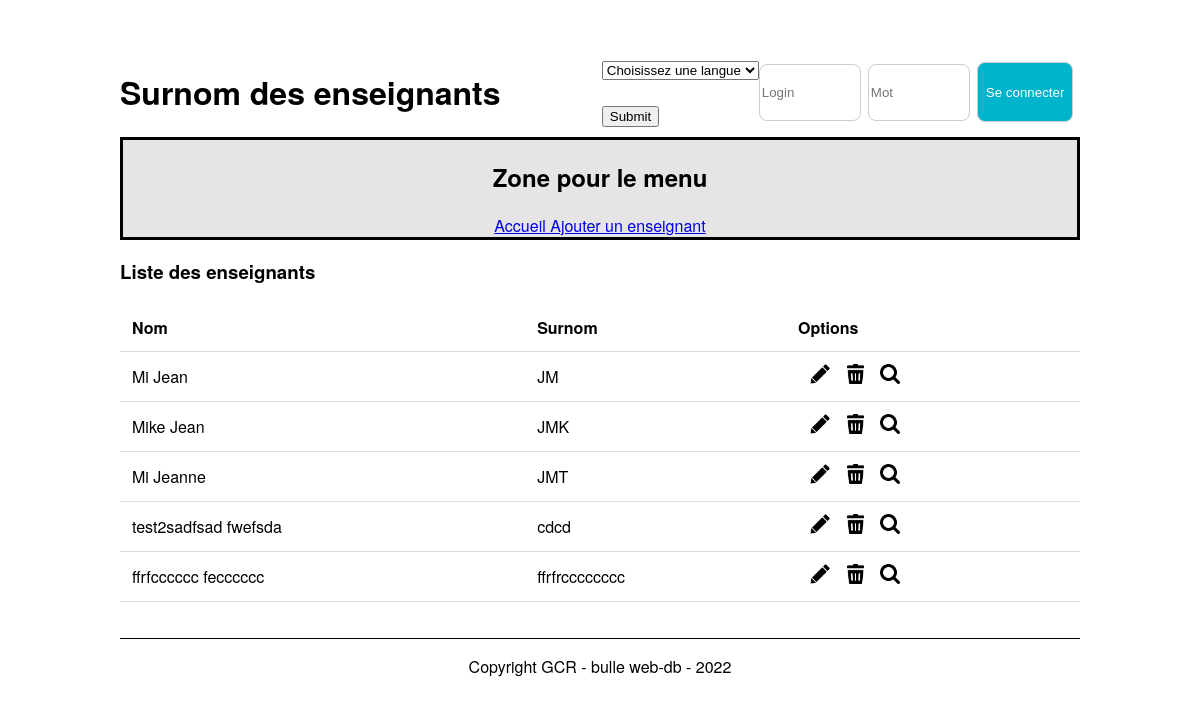
/ (signed in), run on the app's committed database.
### tables this page shows
CREATE TABLE `t_teacher` (
  `idTeacher` int NOT NULL,
  `teaFirstname` varchar(50) NOT NULL,
  `teaName` varchar(50) NOT NULL,
  `teaGender` char(1) NOT NULL,
  `teaNickname` varchar(50) NOT NULL,
  `teaOrigine` text NOT NULL,
  `fkSection` int NOT NULL
);

### src/Database.php (called while the page is built, shortened)
<?php
class Database
{
    private $connector;
    public function __construct()
    {
        try {
            $this->connector = new PDO('mysql:host=localhost:6033;dbname=P_Appro2;charset=utf8', 'root', 'root');
        } catch (PDOException $e) {
            die('Erreur : ' . $e->getMessage());
        }
    }
    private function querySimpleExecute($query)
    {
        return $this->connector->query($query);
    }
    private function formatData($req)
    {
        return $req->fetchALL(PDO::FETCH_ASSOC);
    }
    public function getAllTeachers()
    {
        $query = "SELECT * FROM t_teacher";
        $req = $this->querySimpleExecute($query);
        $teachers = $this->formatData($req);
        return $teachers;
    }
}

### src/index.php (the view, shortened to what this page needs)
<?php
include("Database.php");
$db = new Database();
$teachers = $db->getAllTeachers();
?>
<!DOCTYPE html>
<html lang="fr">
<head>
    <link href="./css/style.css" rel="stylesheet">
</head>
<body>
    <header>
        <div class="container-header">
            <div class="titre-header">
                <h1><?php echo gettext('Surnom des enseignants'); ?></h1>
            </div>
            <form name="langSelect" action="" method="get">
                <select name="langID" id="langID">
                    <option>
                        <p><?php echo gettext('Choisissez une langue'); ?></p>
                    </option>
                </select>
                <br /><br />
                <button type="submit"><?php echo gettext('Submit'); ?></button>
            </form>
            <div class="login-container">
                <form action="" method="post">
                    <input type="text" name="user" id="user" placeholder="Login">
                    <input type="password" name="password" id="password" placeholder=<?php echo gettext('Mot de passe'); ?>>
                    <button type="submit" class="btn btn-login"><?php echo gettext('Se connecter'); ?></button>
                </form>
            </div>
        </div>
        <nav>
            <h2><?php echo gettext('Zone pour le menu'); ?></h2>
            <?php if ($_SESSION['userConnected'] >= 1) {
            ?>
                <a href="index.php"><?php echo gettext('Accueil'); ?> </a>
                <?php if ($_SESSION['userConnected'] == 2) {
                ?>
                    <a href="addTeacher.php"><?php echo gettext('Ajouter un enseignant'); ?></a>
                <?php } ?>
        </nav>
    <?php } ?>
    </header>
    <div class="container">
        <h3><?php echo gettext('Liste des enseignants'); ?></h3>
        <form action="#" method="post">
            <table>
                <thead>
                    <tr>
                        <th><?php echo gettext('Nom'); ?></th>
                        <th><?php echo gettext('Surnom'); ?></th>
                        <th><?php echo gettext('Options'); ?></th>
                    </tr>
                </thead>
                <tbody>
                    <?php
                    foreach ($teachers as $teacher) { ?>
                        <tr>
                            <td><?php echo $teacher["teaName"] . " " . $teacher["teaFirstname"] ?></td>
                            <td><?php echo $teacher["teaNickname"] ?></td>
                            <td class="containerOptions">
                                <?php if ($_SESSION['userConnected'] >= 1) {
                                ?>
                                    <?php if ($_SESSION['userConnected'] == 2) {
                                    ?>
                                        <a href="updateTeacher.php?idTeacher=<?php echo $teacher["idTeacher"]; ?>">
                                            <img height="20em" src="./img/edit.png" alt="edit">
                                        </a>
                                        <a href="javascript:confirmDelete(<?php echo $teacher["idTeacher"] ?>)">
                                            <img height="20em" src="./img/delete.png" alt="delete">
                                        </a>
                                    <?php } ?>
                                    <a href="detailTeacher.php?idTeacher=<?php echo $teacher["idTeacher"] ?>">
                                        <img height="20em" src="./img/detail.png" alt="detail">
                                    </a>
                                <?php } ?>
                            </td>
                        </tr>
                    <?php } ?>
                </tbody>
            </table>
        </form>
    </div>
    <footer>
        <p>Copyright GCR - bulle web-db - 2022</p>
    </footer>
</body>
</html>

### src/css/style.css (style rules this page uses)
body { font-family: "Helvetica Neue", Helvetica, Arial, sans-serif; margin: auto; width: 80%; }
nav { border: black solid 3px; background-color: #e5e5e5; text-align: center; }
.container { height: 50%; }
footer { border-top: black solid 1px; text-align: center; margin-top: 3vw; }
table { width: 100%; border-collapse: collapse; text-align: left; }
th, td { padding: 1vw; border-bottom: #ddd solid 1px; }
.containerOptions a, .user-head a { text-decoration: none; height: 100%; margin-left: 1vw; }
.container-header { display: flex; justify-content: center; align-items: center; padding-top: 5%; }
.titre-header { width: 60%; height: 100%; }
.login-container { width: 40%; height: 100%; display: flex; justify-content: end; align-items: center; }
.login-container form { display: flex; justify-content: space-between; }
.login-container input, .login-container .btn-login { width: 30%; display: inline-block; border: 1px solid #ccc; border-radius: 8px; }
.login-container input { height: 4em; margin-bottom: auto; margin-top: auto; }
.btn-login { background-color: #00b4cc; }
.btn { text-align: center; color: white; width: 100%; border: none; cursor: pointer; height: 4.5em; border-radius: 8px; }

### data on the page
t_teacher: teaName "Mi", teaFirstname "Jean", teaNickname "JM"
t_teacher: teaName "Mike", teaFirstname "Jean", teaNickname "JMK"
t_teacher: teaName "Mi", teaFirstname "Jeanne", teaNickname "JMT"
t_teacher: teaName "test2sadfsad", teaFirstname "fwefsda", teaNickname "cdcd"
t_teacher: teaName "ffrfcccccc", teaFirstname "fecccccc", teaNickname "ffrfrcccccccc"

### other printed values
gettext('Surnom des enseignants') "Surnom des enseignants"
gettext('Submit') "Submit"
gettext('Se connecter') "Se connecter"
gettext('Zone pour le menu') "Zone pour le menu"
gettext('Accueil') "Accueil"
gettext('Ajouter un enseignant') "Ajouter un enseignant"
gettext('Liste des enseignants') "Liste des enseignants"
gettext('Nom') "Nom"
gettext('Surnom') "Surnom"
gettext('Options') "Options"
